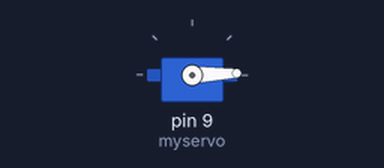
This sketch was run on a simulated Arduino Uno, built with avr-gcc and run on an emulated ATmega328P. On the bench: servo.

Above: at 0.05 s.
At 1.75 s:
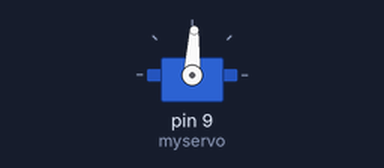
At 3.45 s:
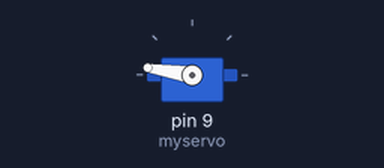
At 6.9 s:
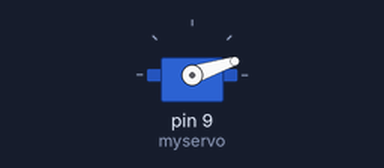
Timing chart, 0 to 9.4 s (numbered marks = the images above):
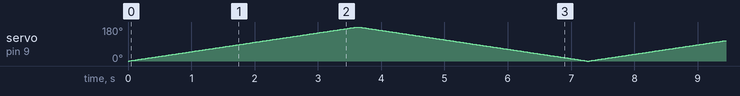

The sketch:

servo2.ino
```cpp
#include <Servo.h>

Servo myservo;  // create servo object to control a servo
// twelve servo objects can be created on most boards

int pos = 0;    // variable to store the servo position

void setup() {
  myservo.attach(9);  // attaches the servo on pin 9 to the servo object
  myservo.writeMicroseconds(1500);
}

void loop() {
  for (pos = 0; pos <= 180; pos += 1) { // goes from 0 degrees to 180 degrees
    // in steps of 1 degree
    myservo.write(pos);              // tell servo to go to position in variable 'pos'
    delay(20);                       // waits 15ms for the servo to reach the position
  }
  for (pos = 180; pos >= 0; pos -= 1){ // goes from 180 degrees to 0 degrees
    myservo.write(pos);              // tell servo to go to position in variable 'pos'
    delay(20);                       // waits 15ms for the servo to reach the position
  }
}
```
